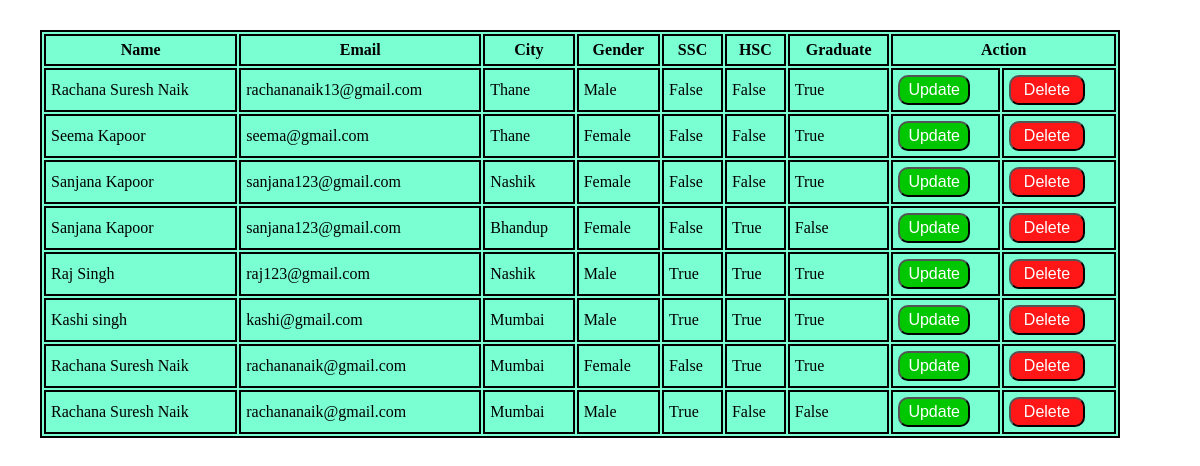
The page /data/ on the database as committed earlier.
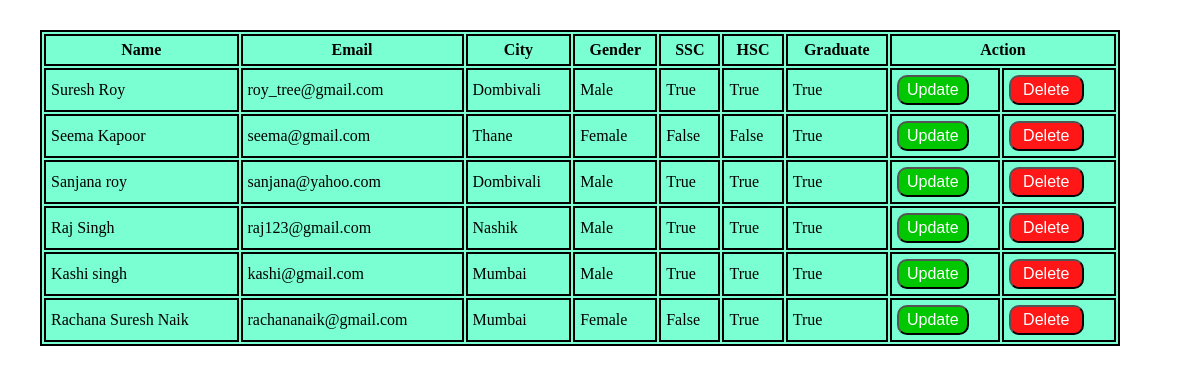
The same page on the database as committed later.
### web_form/models.py (models this page shows)
class user_form(models.Model):
    name = models.CharField(max_length=150, null=True)
    email= models.EmailField(max_length=150, null=True)
    city= models.CharField(max_length=100, default=False)
    gender=models.CharField(max_length=100, default=True)
    SSC = models.BooleanField(default=False)
    HSC = models.BooleanField(default=False)
    graduate = models.BooleanField(default=False)

### web_form/views.py (the view)
# urls.py: path('data/', views.data_display, name='data'),
def data_display(request):
    a = user_form.objects.all()
    return render(request, 'data.html', {'data':a})

### web_form/templates/data.html (shortened to what this page needs)
<!DOCTYPE html>
<html lang="en">
<head>
</head>
<body>
    <div class="data">
    <table>
        <tr>
            <th>Name</th>
            <th>Email</th>
            <th>City</th>
            <th>Gender</th>
            <th>SSC</th>
            <th>HSC</th>
            <th>Graduate</th>
            <th colspan="2">Action</th>
        </tr>
        {% for i in data %}
        <tr>
            <td>{{i.name}}</td>
            <td>{{i.email}}</td>
            <td>{{i.city}}</td>
            <td>{{i.gender}}</td>
            <td>{{i.SSC}}</td>
            <td>{{i.HSC}}</td>
            <td>{{i.graduate}}</td>
            <td><a href="{% url 'update' i.id %}"><button class="btn">Update</button></a></td>
            <td><form action="{% url 'delete' i.id %}" method="get">
                <input type="submit"  value=" Delete " class="btn_d">
            </form></td>
        </tr>
        {% endfor %}
    </table>
</div>
</body>
</html>

### web_form/templates/data.html (style rules this page uses)
body { margin-top: 15px; margin-left: 40px; background: url(https://images.pexels.com/photos/2908983/pexels-photo-2908983.jpeg?auto=compress&cs=tinysrgb&w=1260&h=750&dpr=1); background-size: cover; width: 90%; }
.data { margin-left: auto; margin-right: auto; margin-top: 30px; background-color: rgb(122, 255, 211); }
table, tr, td, th { border: 2px solid black; }
table { width: 100%; }
td, th { padding: 5px; }
a { text-decoration: none; }
.btn { padding: 4px 8px; background-color: rgb(0, 199, 0); color: white; cursor: pointer; border-radius: 10px; font-size: 16px; }
.btn_d { padding: 4px 8px; background-color: rgb(255, 22, 22); color: white; cursor: pointer; border-radius: 10px; font-size: 16px; }

Rows that differ between the two databases and show on the page:
removed user_form: name "Sanjana Kapoor", email "sanjana123@gmail.com", city "Nashik", gender "Female", SSC "False", HSC "False", graduate "True"
removed user_form: name "Rachana Suresh Naik", email "rachananaik@gmail.com", city "Mumbai", gender "Male", SSC "True", HSC "False", graduate "False"
changed user_form: name "Rachana Suresh Naik" → "Suresh Roy"; email "rachananaik13@gmail.com" → "roy_tree@gmail.com"; city "Thane" → "Dombivali"; SSC "False" → "True"; HSC "False" → "True"
changed user_form: name "Sanjana Kapoor" → "Sanjana roy"; email "sanjana123@gmail.com" → "sanjana@yahoo.com"; city "Bhandup" → "Dombivali"; gender "Female" → "Male"; SSC "False" → "True"; graduate "False" → "True"
